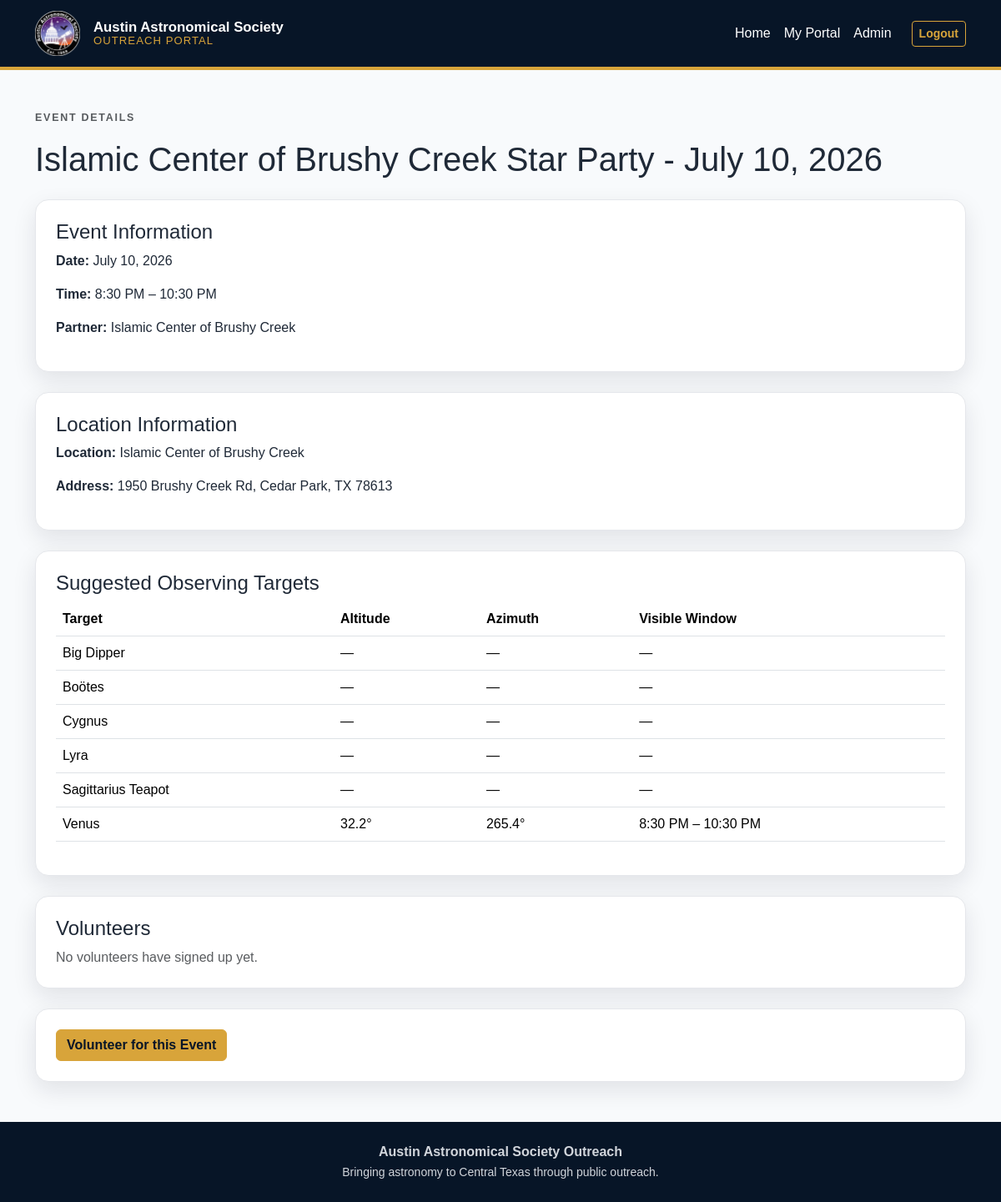
Before: /portal/events/52/ (signed in) with the older database file.
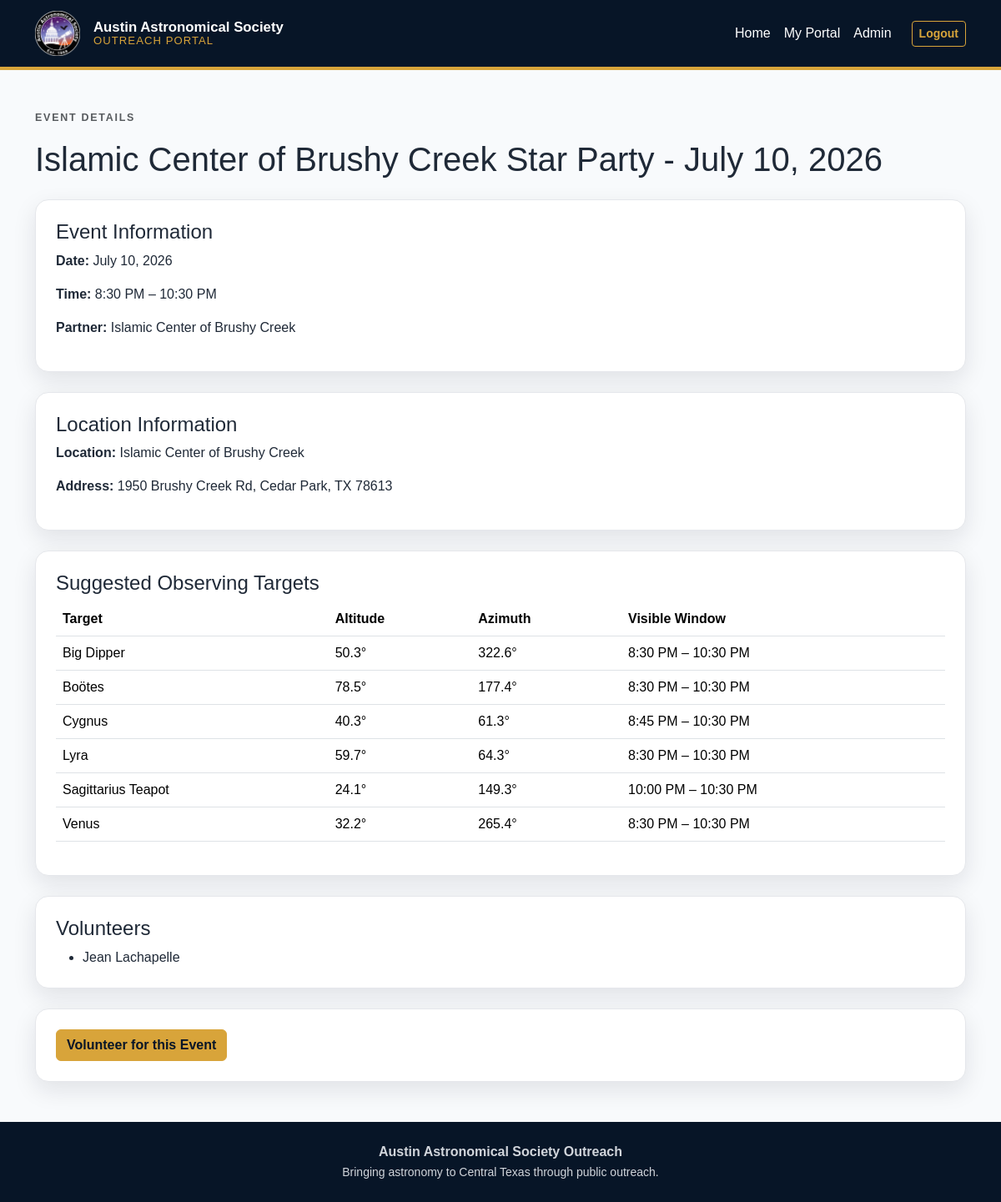
After: the same page with the newer database file.
### outreach/models.py (models this page shows, shortened)
class EventTarget(models.Model):
    event = models.ForeignKey(
        ScheduledEvent,
        on_delete=models.CASCADE,
        related_name="event_targets"
    )
    target = models.ForeignKey(
        AstronomicalTarget,
        on_delete=models.CASCADE,
        related_name="event_appearances"
    )
    can_observe_during_event = models.BooleanField(default=True)
    good_talking_point = models.BooleanField(default=True)
    altitude_degrees = models.FloatField(null=True, blank=True)
    azimuth_degrees = models.FloatField(null=True, blank=True)
    visible_start_time = models.TimeField(null=True, blank=True)
    visible_end_time = models.TimeField(null=True, blank=True)
    notes = models.TextField(blank=True)
    class Meta:
        constraints = [
            models.UniqueConstraint(
                fields=["event", "target"],
                name="unique_event_target",
            )
        ]

class AstronomicalTarget(models.Model):
    TARGET_TYPE_CHOICES = [
        ("PLANET", "Planet"),
        ("METEOR_SHOWER", "Meteor Shower"),
        ("DSO", "Deep Sky Object"),
        ("COMET", "Comet"),
        ("ECLIPSE", "Eclipse"),
        ("CONSTELLATION", "Constellation"),
        ("MOON", "Moon"),
        ("OTHER", "Other"),
    ]
    name = models.CharField(max_length=200)
    target_type = models.CharField(
        max_length=30,
        choices=TARGET_TYPE_CHOICES
    )
    constellation = models.CharField(
        max_length=100,
        blank=True
    )
    MONTH_CHOICES = [
        ("1", "January"),
        ("2", "February"),
        ("3", "March"),
        ("4", "April"),
        ("5", "May"),
        ("6", "June"),
        ("7", "July"),
        ("8", "August"),
        ("9", "September"),
        ("10", "October"),
        ("11", "November"),
        ("12", "December"),
    ]
    best_months = MultiSelectField(
        choices=MONTH_CHOICES,
        blank=True,
        help_text="Leave blank if this target is useful year-round."
    )
    visible_during_event = models.BooleanField(
        default=True,
        help_text="Check if this is usually something to observe, not just discuss."
    )
    discussion_only = models.BooleanField(
        default=False,
        help_text="Check if this is mainly an interesting talking point."
    )
    outreach_notes = models.TextField(
        blank=True,
        help_text="Public-friendly notes or talking points."
    )
    active = models.BooleanField(default=True)
    ra_hours = models.FloatField(null=True, blank=True)
    dec_degrees = models.FloatField(null=True, blank=True)
    representative_point = models.CharField(
        max_length=100,
        blank=True,
        help_text="What these coordinates represent."
    )

class EventVolunteer(models.Model):
    ROLE_CHOICES = [
        ("HOST", "Host"),
        ("TELESCOPE", "Telescope Operator"),
        ("WELCOME", "Welcome Table"),
        ("ZOO", "Telescope Petting Zoo"),
        ("DISPLAY", "Display Setup"),
        ("OTHER", "Other"),
    ]
    event = models.ForeignKey(ScheduledEvent, on_delete=models.CASCADE, related_name="event_volunteers")
    volunteer = models.ForeignKey(Volunteer, on_delete=models.CASCADE, related_name="event_assignments")
    role = models.CharField(
        max_length=20,
        choices=ROLE_CHOICES,
        default="TELESCOPE"
    )
    notes = models.TextField(blank=True)

class Volunteer(models.Model):
    user = models.OneToOneField(
        User,
        on_delete=models.SET_NULL,
        null=True,
        blank=True,
        related_name="volunteer_profile",
    )
    first_name = models.CharField(max_length=100)
    last_name = models.CharField(max_length=100)
    email = models.EmailField(blank=True)
    phone = models.CharField(max_length=50, blank=True)
    equipment_owned = models.TextField(
        blank=True,
        help_text="List equipment this volunteer owns, one item per line."
    )
    active = models.BooleanField(default=True)
    host_trained = models.BooleanField(
        default=False,
        help_text="Check if this volunteer is trained to host events."
    )
    outreach_committee = models.BooleanField(
        default=False,
        help_text="Member of the AAS Outreach Committee"
    )
    cleared_by_pfsp = models.BooleanField(
        default=False,
        help_text="Check if this volunteer is cleared by PFSP."
    )
    notes = models.TextField(blank=True)
    @property
    def volunteer_name(self):
        return f"{self.first_name} {self.last_name}".strip()

### outreach/views/volunteer.py (the view)
# urls.py: path("portal/events/<int:event_id>/", views.volunteer_event_detail, name="volunteer_event_detail"),
@login_required
def volunteer_event_detail(request, event_id):
    event = get_object_or_404(ScheduledEvent, id=event_id)
    volunteer = getattr(request.user, "volunteer_profile", None)
    is_signed_up = False
    if volunteer:
        is_signed_up = EventVolunteer.objects.filter(
            event=event,
            volunteer=volunteer,
        ).exists()
    event_volunteers = EventVolunteer.objects.filter(
        event=event
    ).select_related("volunteer")
    event_targets = event.event_targets.select_related("target").all()
    return render(
        request,
        "outreach/volunteer_event_detail.html",
        {
            "event": event,
            "volunteer": volunteer,
            "is_signed_up": is_signed_up,
            "event_volunteers": event_volunteers,
            "event_targets": event_targets,
        },
    )

### outreach/models.py (called while the page is built)
    def __str__(self):
        return self.partner_name

### outreach/templates/outreach/volunteer_event_detail.html (shortened to what the changed rows need)
{% extends "outreach/base_public.html" %}
{% block content %}
<main class="container my-5">
    <section class="mb-4">
        <h1>{{ event.event_name }}</h1>
    </section>
    <section class="aas-card p-4 mb-4">
        <h2 class="h4">Event Information</h2>
    </section>
    {% if event.partner %}
        <section class="aas-card p-4 mb-4">
            <h2 class="h4">Location Information</h2>
        </section>
    {% endif %}
    <section class="aas-card p-4 mb-4">
        <h2 class="h4">Suggested Observing Targets</h2>
        {% if event_targets %}
            <div class="table-responsive">
                <table class="table align-middle">
                    <thead>
                        <tr>
                            <th>Target</th>
                            <th>Altitude</th>
                            <th>Azimuth</th>
                            <th>Visible Window</th>
                        </tr>
                    </thead>
                    <tbody>
                        {% for event_target in event_targets %}
                            <tr>
                                <td>{{ event_target.target.name }}</td>
                                <td>
                                    {% if event_target.altitude_degrees %}
                                        {{ event_target.altitude_degrees }}°
                                    {% else %}
                                        —
                                    {% endif %}
                                </td>
                                <td>
                                    {% if event_target.azimuth_degrees %}
                                        {{ event_target.azimuth_degrees }}°
                                    {% else %}
                                        —
                                    {% endif %}
                                </td>
                                <td>
                                    {% if event_target.visible_start_time and event_target.visible_end_time %}
                                        {{ event_target.visible_start_time|time:"g:i A" }}
                                        –
                                        {{ event_target.visible_end_time|time:"g:i A" }}
                                    {% else %}
                                        —
                                    {% endif %}
                                </td>
                            </tr>
                        {% endfor %}
                    </tbody>
                </table>
            </div>
        {% else %}
            <p class="text-muted mb-0">No observing targets have been assigned yet.</p>
        {% endif %}
    </section>
    <section class="aas-card p-4 mb-4">
        <h2 class="h4">Volunteers</h2>
        {% if event_volunteers %}
            <ul class="mb-0">
                {% for event_volunteer in event_volunteers %}
                    <li>{{ event_volunteer.volunteer.volunteer_name }}</li>
                {% endfor %}
            </ul>
        {% else %}
            <p class="text-muted mb-0">No volunteers have signed up yet.</p>
        {% endif %}
    </section>
</main>
{% endblock %}

Changed rows visible on the page:
changed EventTarget "Big Dipper": altitude_degrees (not shown) → "50.3"; azimuth_degrees (not shown) → "322.6"; visible_start_time (not shown) → "8:30 PM"; visible_end_time (not shown) → "10:30 PM"; altitude_degrees "—" → "°"; azimuth_degrees "—" → "°"; visible_start_time "—" → "–"
changed EventTarget "Boötes": altitude_degrees (not shown) → "78.5"; azimuth_degrees (not shown) → "177.4"; visible_start_time (not shown) → "8:30 PM"; visible_end_time (not shown) → "10:30 PM"; altitude_degrees "—" → "°"; azimuth_degrees "—" → "°"; visible_start_time "—" → "–"
changed EventTarget "Cygnus": altitude_degrees (not shown) → "40.3"; azimuth_degrees (not shown) → "61.3"; visible_start_time (not shown) → "8:45 PM"; visible_end_time (not shown) → "10:30 PM"; altitude_degrees "—" → "°"; azimuth_degrees "—" → "°"; visible_start_time "—" → "–"
changed EventTarget "Lyra": altitude_degrees (not shown) → "59.7"; azimuth_degrees (not shown) → "64.3"; visible_start_time (not shown) → "8:30 PM"; visible_end_time (not shown) → "10:30 PM"; altitude_degrees "—" → "°"; azimuth_degrees "—" → "°"; visible_start_time "—" → "–"
changed EventTarget "Sagittarius Teapot": altitude_degrees (not shown) → "24.1"; azimuth_degrees (not shown) → "149.3"; visible_start_time (not shown) → "10:00 PM"; visible_end_time (not shown) → "10:30 PM"; altitude_degrees "—" → "°"; azimuth_degrees "—" → "°"; visible_start_time "—" → "–"
added EventVolunteer: volunteer.volunteer_name "Jean Lachapelle"
Other visible differences:
text no longer shown: "No volunteers have signed up yet."
